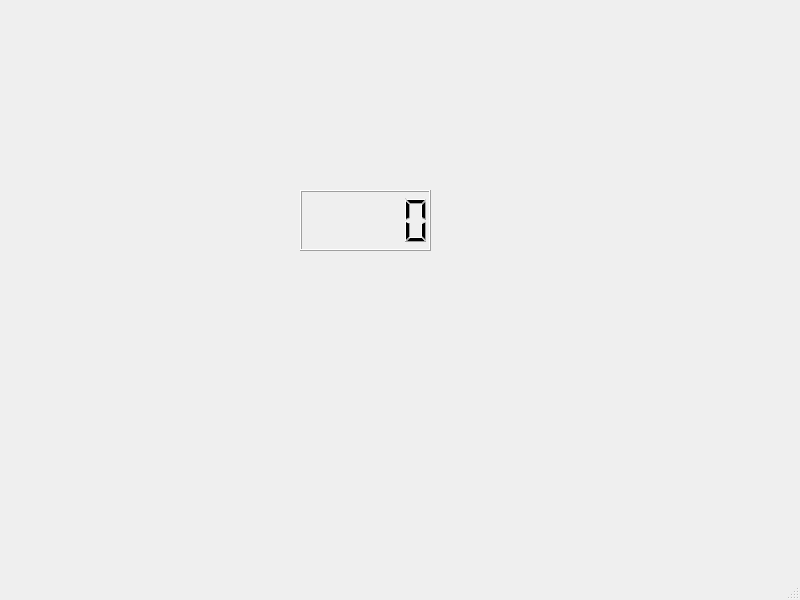
<?xml version="1.0" encoding="UTF-8"?>
<ui version="4.0">
 <class>MainWindow</class>
 <widget class="QMainWindow" name="MainWindow">
  <property name="geometry">
   <rect>
    <x>0</x>
    <y>0</y>
    <width>800</width>
    <height>600</height>
   </rect>
  </property>
  <property name="windowTitle">
   <string>MainWindow</string>
  </property>
  <widget class="QWidget" name="centralwidget">
   <widget class="QLCDNumber" name="lcdNumber">
    <property name="geometry">
     <rect>
      <x>300</x>
      <y>190</y>
      <width>131</width>
      <height>61</height>
     </rect>
    </property>
   </widget>
  </widget>
  <widget class="QMenuBar" name="menubar">
   <property name="geometry">
    <rect>
     <x>0</x>
     <y>0</y>
     <width>800</width>
     <height>26</height>
    </rect>
   </property>
  </widget>
  <widget class="QStatusBar" name="statusbar"/>
 </widget>
 <resources/>
 <connections/>
</ui>
